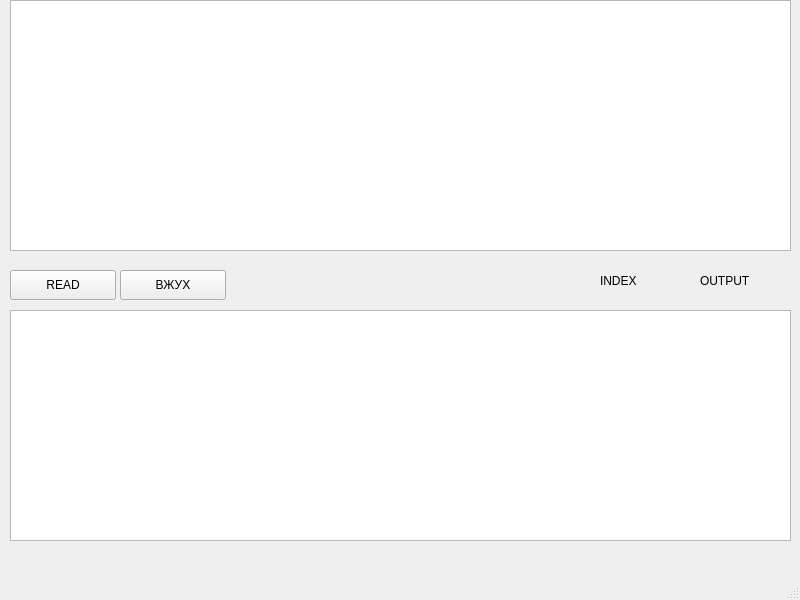
<?xml version="1.0" encoding="UTF-8"?>
<ui version="4.0">
 <class>MainWindow</class>
 <widget class="QMainWindow" name="MainWindow">
  <property name="geometry">
   <rect>
    <x>0</x>
    <y>0</y>
    <width>800</width>
    <height>600</height>
   </rect>
  </property>
  <property name="windowTitle">
   <string>MainWindow</string>
  </property>
  <widget class="QWidget" name="centralwidget">
   <widget class="QTextEdit" name="textEdit">
    <property name="geometry">
     <rect>
      <x>10</x>
      <y>0</y>
      <width>781</width>
      <height>251</height>
     </rect>
    </property>
   </widget>
   <widget class="QTextEdit" name="textEdit_2">
    <property name="geometry">
     <rect>
      <x>10</x>
      <y>310</y>
      <width>781</width>
      <height>231</height>
     </rect>
    </property>
   </widget>
   <widget class="QLabel" name="label">
    <property name="geometry">
     <rect>
      <x>700</x>
      <y>270</y>
      <width>80</width>
      <height>21</height>
     </rect>
    </property>
    <property name="text">
     <string>OUTPUT</string>
    </property>
   </widget>
   <widget class="QPushButton" name="pushButton">
    <property name="geometry">
     <rect>
      <x>120</x>
      <y>270</y>
      <width>106</width>
      <height>30</height>
     </rect>
    </property>
    <property name="text">
     <string>ВЖУХ</string>
    </property>
   </widget>
   <widget class="QPushButton" name="pushButton_2">
    <property name="geometry">
     <rect>
      <x>10</x>
      <y>270</y>
      <width>106</width>
      <height>30</height>
     </rect>
    </property>
    <property name="text">
     <string>READ</string>
    </property>
   </widget>
   <widget class="QLabel" name="label_2">
    <property name="geometry">
     <rect>
      <x>600</x>
      <y>270</y>
      <width>80</width>
      <height>21</height>
     </rect>
    </property>
    <property name="text">
     <string>INDEX</string>
    </property>
   </widget>
  </widget>
  <widget class="QMenuBar" name="menubar">
   <property name="geometry">
    <rect>
     <x>0</x>
     <y>0</y>
     <width>800</width>
     <height>26</height>
    </rect>
   </property>
  </widget>
  <widget class="QStatusBar" name="statusbar"/>
 </widget>
 <resources/>
 <connections/>
</ui>
